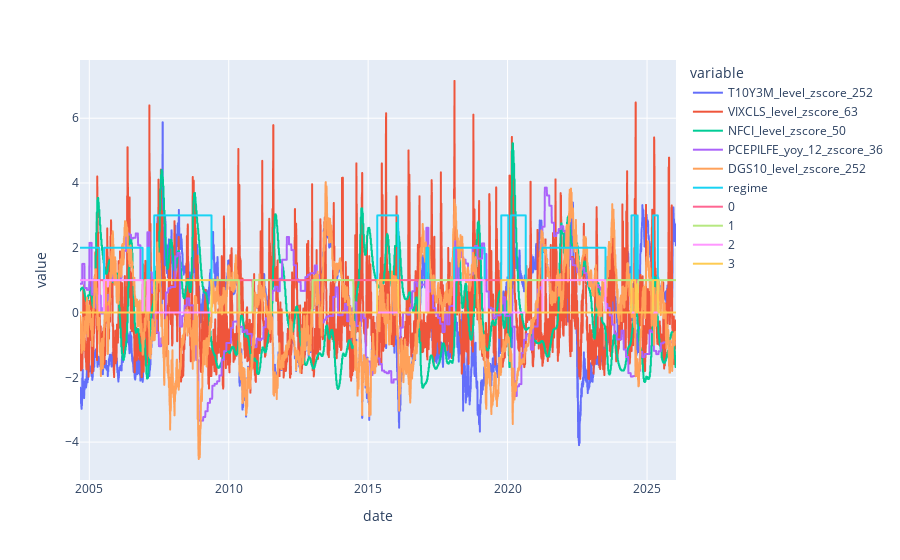

Notebook cell for this chart:
### Code cell
px.line(df_regimes)

### Figure 1 — Plotly figure (JSON) as saved in the notebook; plotly's stock layout.template omitted (floating-point values rounded to 4 significant figures; data arrays with more than 128 entries replaced by an {"elided": "..."} marker saying what was removed)
{"data": [{"hovertemplate": "variable=T10Y3M_level_zscore_252<br>date=%{x}<br>value=%{y}<extra></extra>", "legendgroup": "T10Y3M_level_zscore_252", "line": {"color": "#636efa", "dash": "solid"}, "marker": {"symbol": "circle"}, "mode": "lines", "name": "T10Y3M_level_zscore_252", "showlegend": true, "type": "scattergl", "x": {"elided": "5356 str values"}, "xaxis": "x", "y": {"elided": "5356 float values"}, "yaxis": "y"}, {"hovertemplate": "variable=VIXCLS_level_zscore_63<br>date=%{x}<br>value=%{y}<extra></extra>", "legendgroup": "VIXCLS_level_zscore_63", "line": {"color": "#EF553B", "dash": "solid"}, "marker": {"symbol": "circle"}, "mode": "lines", "name": "VIXCLS_level_zscore_63", "showlegend": true, "type": "scattergl", "x": {"elided": "5356 str values"}, "xaxis": "x", "y": {"elided": "5356 float values"}, "yaxis": "y"}, {"hovertemplate": "variable=NFCI_level_zscore_50<br>date=%{x}<br>value=%{y}<extra></extra>", "legendgroup": "NFCI_level_zscore_50", "line": {"color": "#00cc96", "dash": "solid"}, "marker": {"symbol": "circle"}, "mode": "lines", "name": "NFCI_level_zscore_50", "showlegend": true, "type": "scattergl", "x": {"elided": "5356 str values"}, "xaxis": "x", "y": {"elided": "5356 float values"}, "yaxis": "y"}, {"hovertemplate": "variable=PCEPILFE_yoy_12_zscore_36<br>date=%{x}<br>value=%{y}<extra></extra>", "legendgroup": "PCEPILFE_yoy_12_zscore_36", "line": {"color": "#ab63fa", "dash": "solid"}, "marker": {"symbol": "circle"}, "mode": "lines", "name": "PCEPILFE_yoy_12_zscore_36", "showlegend": true, "type": "scattergl", "x": {"elided": "5356 str values"}, "xaxis": "x", "y": {"elided": "5356 float values"}, "yaxis": "y"}, {"hovertemplate": "variable=DGS10_level_zscore_252<br>date=%{x}<br>value=%{y}<extra></extra>", "legendgroup": "DGS10_level_zscore_252", "line": {"color": "#FFA15A", "dash": "solid"}, "marker": {"symbol": "circle"}, "mode": "lines", "name": "DGS10_level_zscore_252", "showlegend": true, "type": "scattergl", "x": {"elided": "5356 str values"}, "xaxis": "x", "y": {"elided": "5356 float values"}, "yaxis": "y"}, {"hovertemplate": "variable=regime<br>date=%{x}<br>value=%{y}<extra></extra>", "legendgroup": "regime", "line": {"color": "#19d3f3", "dash": "solid"}, "marker": {"symbol": "circle"}, "mode": "lines", "name": "regime", "showlegend": true, "type": "scattergl", "x": {"elided": "5356 str values"}, "xaxis": "x", "y": {"elided": "5356 float values"}, "yaxis": "y"}, {"hovertemplate": "variable=0<br>date=%{x}<br>value=%{y}<extra></extra>", "legendgroup": "0", "line": {"color": "#FF6692", "dash": "solid"}, "marker": {"symbol": "circle"}, "mode": "lines", "name": "0", "showlegend": true, "type": "scattergl", "x": {"elided": "5356 str values"}, "xaxis": "x", "y": {"elided": "5356 float values"}, "yaxis": "y"}, {"hovertemplate": "variable=1<br>date=%{x}<br>value=%{y}<extra></extra>", "legendgroup": "1", "line": {"color": "#B6E880", "dash": "solid"}, "marker": {"symbol": "circle"}, "mode": "lines", "name": "1", "showlegend": true, "type": "scattergl", "x": {"elided": "5356 str values"}, "xaxis": "x", "y": {"elided": "5356 float values"}, "yaxis": "y"}, {"hovertemplate": "variable=2<br>date=%{x}<br>value=%{y}<extra></extra>", "legendgroup": "2", "line": {"color": "#FF97FF", "dash": "solid"}, "marker": {"symbol": "circle"}, "mode": "lines", "name": "2", "showlegend": true, "type": "scattergl", "x": {"elided": "5356 str values"}, "xaxis": "x", "y": {"elided": "5356 float values"}, "yaxis": "y"}, {"hovertemplate": "variable=3<br>date=%{x}<br>value=%{y}<extra></extra>", "legendgroup": "3", "line": {"color": "#FECB52", "dash": "solid"}, "marker": {"symbol": "circle"}, "mode": "lines", "name": "3", "showlegend": true, "type": "scattergl", "x": {"elided": "5356 str values"}, "xaxis": "x", "y": {"elided": "5356 float values"}, "yaxis": "y"}], "layout": {"legend": {"title": {"text": "variable"}, "tracegroupgap": 0}, "margin": {"t": 60}, "xaxis": {"anchor": "y", "domain": [0, 1], "title": {"text": "date"}}, "yaxis": {"anchor": "x", "domain": [0, 1], "title": {"text": "value"}}}}
